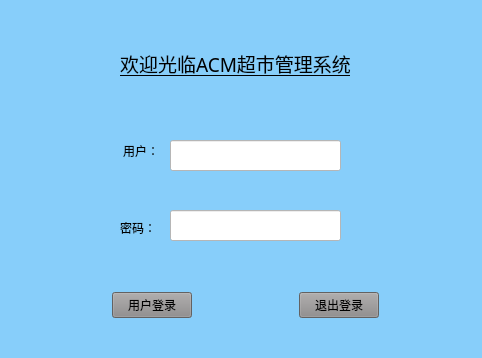
<?xml version="1.0" encoding="UTF-8"?>
<ui version="4.0">
 <class>user_login</class>
 <widget class="QWidget" name="user_login">
  <property name="geometry">
   <rect>
    <x>0</x>
    <y>0</y>
    <width>482</width>
    <height>358</height>
   </rect>
  </property>
  <property name="windowTitle">
   <string>ACM超市管理系统</string>
  </property>
  <property name="styleSheet">
   <string notr="true">background-color: rgb(225, 255, 193);
background-color: rgb(135, 206, 250);</string>
  </property>
  <widget class="QLineEdit" name="lineEdit_2">
   <property name="geometry">
    <rect>
     <x>170</x>
     <y>140</y>
     <width>171</width>
     <height>31</height>
    </rect>
   </property>
   <property name="styleSheet">
    <string notr="true">
background-color: rgb(255, 255, 255);</string>
   </property>
  </widget>
  <widget class="QLabel" name="label">
   <property name="geometry">
    <rect>
     <x>123</x>
     <y>143</y>
     <width>45</width>
     <height>16</height>
    </rect>
   </property>
   <property name="text">
    <string>用户：</string>
   </property>
  </widget>
  <widget class="QLabel" name="label_2">
   <property name="geometry">
    <rect>
     <x>120</x>
     <y>220</y>
     <width>45</width>
     <height>16</height>
    </rect>
   </property>
   <property name="text">
    <string>密码：</string>
   </property>
  </widget>
  <widget class="QLabel" name="label_3">
   <property name="geometry">
    <rect>
     <x>120</x>
     <y>50</y>
     <width>280</width>
     <height>26</height>
    </rect>
   </property>
   <property name="font">
    <font>
     <family>华文仿宋</family>
     <pointsize>14</pointsize>
     <underline>true</underline>
    </font>
   </property>
   <property name="text">
    <string>欢迎光临ACM超市管理系统</string>
   </property>
  </widget>
  <widget class="QWidget" name="widget" native="true">
   <property name="geometry">
    <rect>
     <x>10</x>
     <y>280</y>
     <width>471</width>
     <height>50</height>
    </rect>
   </property>
   <layout class="QHBoxLayout" name="horizontalLayout">
    <item>
     <spacer name="horizontalSpacer_3">
      <property name="orientation">
       <enum>Qt::Horizontal</enum>
      </property>
      <property name="sizeHint" stdset="0">
       <size>
        <width>67</width>
        <height>20</height>
       </size>
      </property>
     </spacer>
    </item>
    <item>
     <widget class="QPushButton" name="btn_userlogin">
      <property name="styleSheet">
       <string notr="true">background-color: rgb(139, 137, 137);</string>
      </property>
      <property name="text">
       <string>用户登录</string>
      </property>
     </widget>
    </item>
    <item>
     <spacer name="horizontalSpacer_2">
      <property name="orientation">
       <enum>Qt::Horizontal</enum>
      </property>
      <property name="sizeHint" stdset="0">
       <size>
        <width>68</width>
        <height>20</height>
       </size>
      </property>
     </spacer>
    </item>
    <item>
     <widget class="QPushButton" name="btn_close">
      <property name="styleSheet">
       <string notr="true">background-color: rgb(139, 137, 137);</string>
      </property>
      <property name="text">
       <string>退出登录</string>
      </property>
      <property name="checkable">
       <bool>false</bool>
      </property>
      <property name="checked">
       <bool>false</bool>
      </property>
     </widget>
    </item>
    <item>
     <spacer name="horizontalSpacer">
      <property name="orientation">
       <enum>Qt::Horizontal</enum>
      </property>
      <property name="sizeHint" stdset="0">
       <size>
        <width>67</width>
        <height>20</height>
       </size>
      </property>
     </spacer>
    </item>
   </layout>
  </widget>
  <widget class="QLineEdit" name="le_user">
   <property name="geometry">
    <rect>
     <x>170</x>
     <y>210</y>
     <width>171</width>
     <height>31</height>
    </rect>
   </property>
   <property name="styleSheet">
    <string notr="true">background-color: rgb(255, 255, 255);</string>
   </property>
   <property name="echoMode">
    <enum>QLineEdit::Password</enum>
   </property>
  </widget>
 </widget>
 <resources/>
 <connections/>
</ui>
